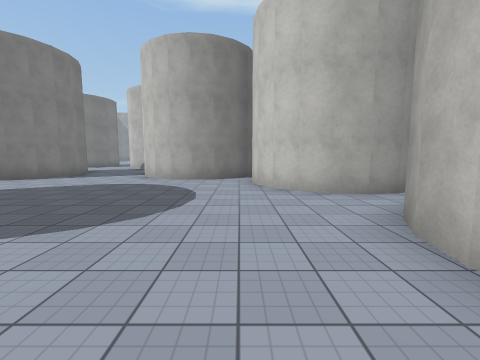
view 1 (above)

24 first-person views from a walk through a scene from a Unity 3-D project. The camera is 1.5 m above the floor, tilts 6° down and sees 90° across. The floor is counted in squares, 2 m on a side. Each view is taken from the middle of a square. On the plan, view 1 faces up. The plan holds only what a view shows up to about 9 squares ahead; the rest is blank. The place goes on beyond the plan. The player character is not drawn. Some surface patterns are stand-ins.

view 2
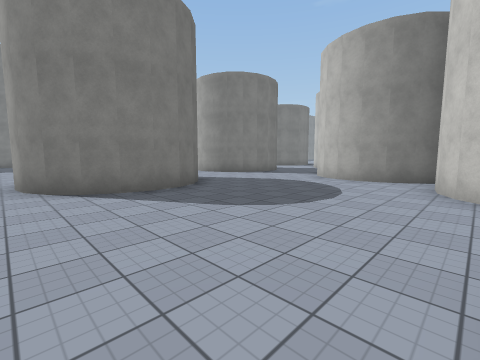

view 3
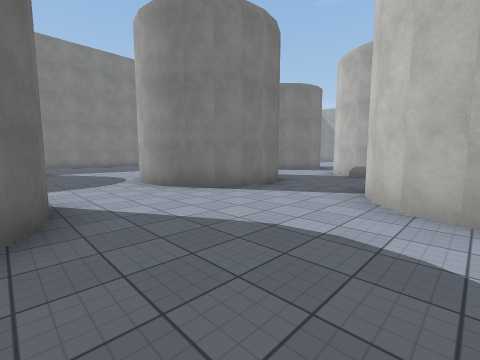

view 4
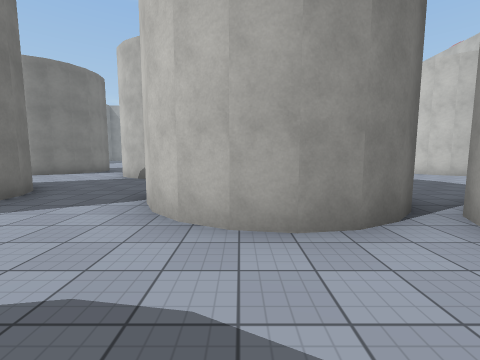

view 5
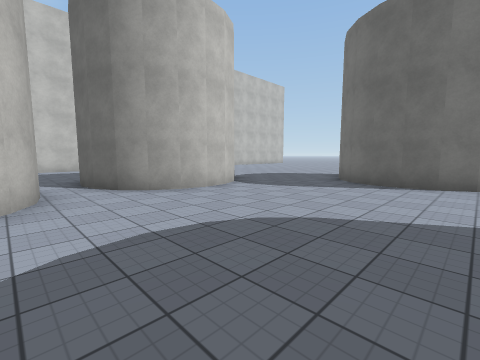

view 6
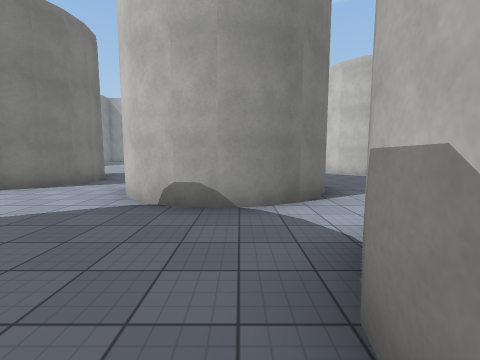

view 7
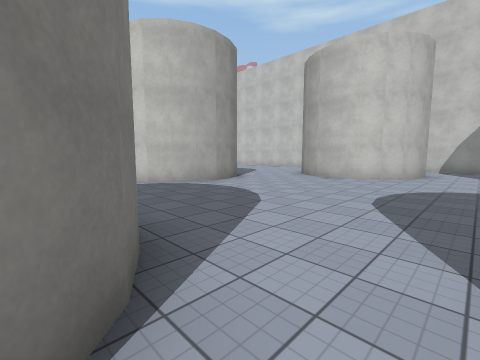

view 8
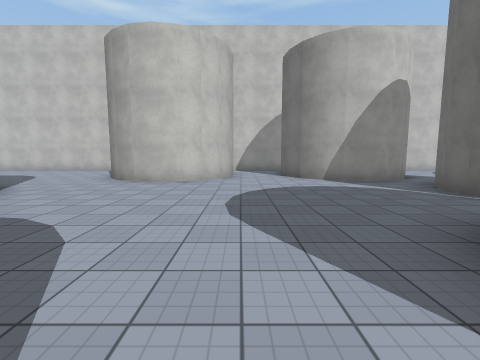

view 9
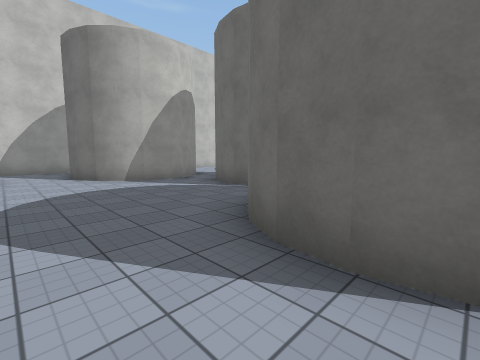

view 10
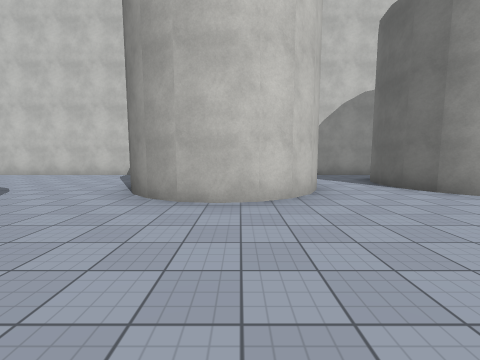

view 11
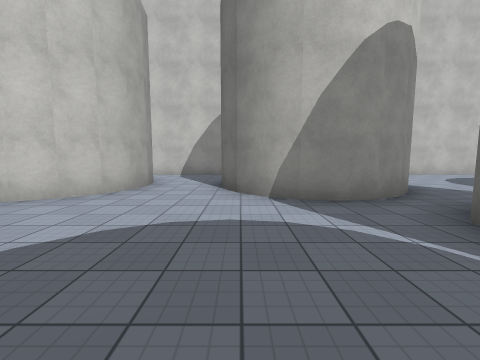

view 12
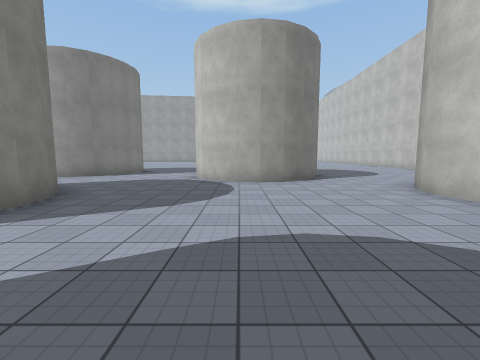

view 13
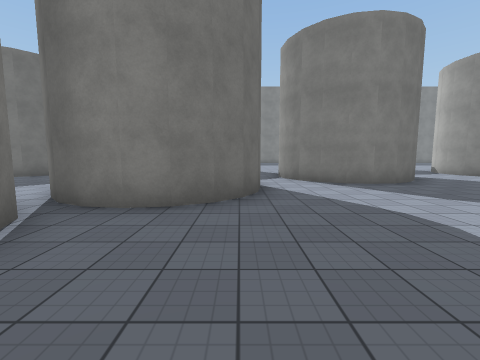

view 14
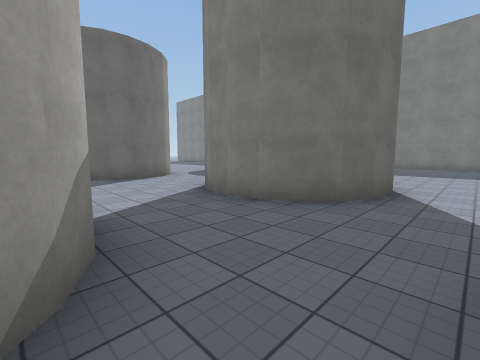

view 15
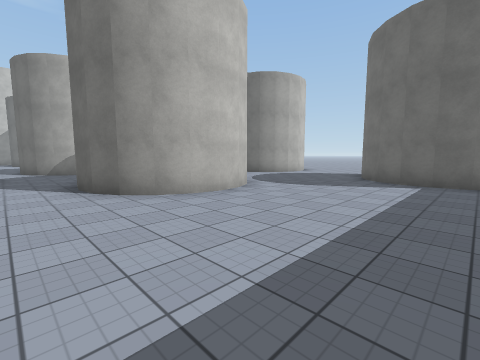

view 16
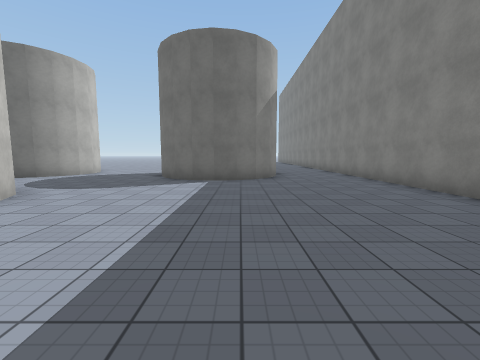

view 17
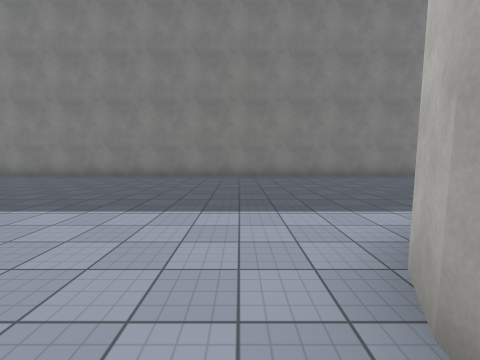

view 18
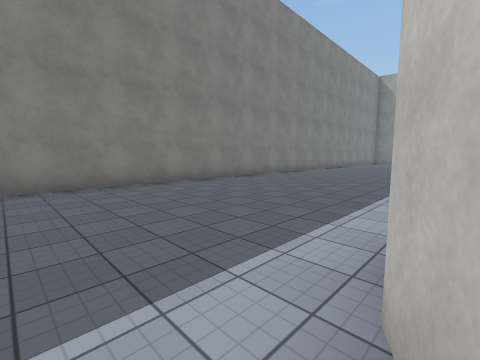

view 19
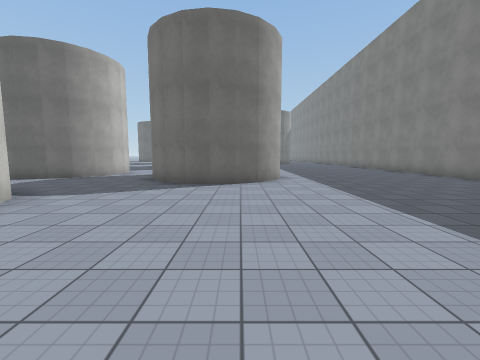

view 20
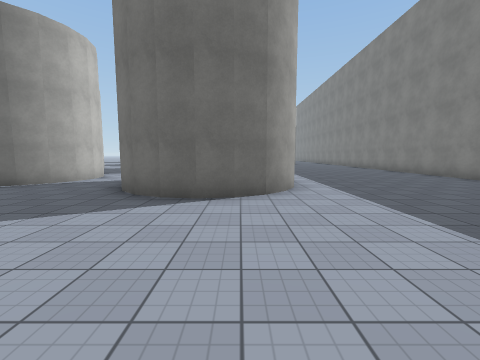

view 21
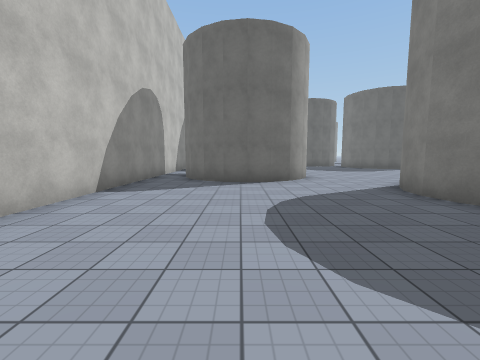

view 22
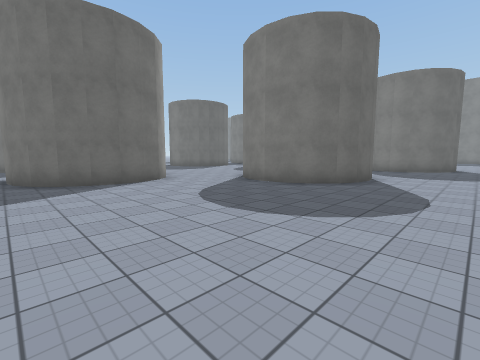

view 23
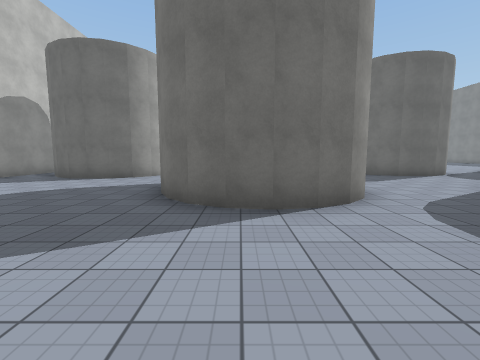

view 24
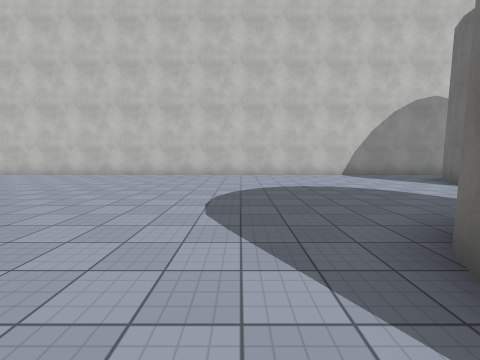

### Floor plan
Key: @ floor where view 1 was taken; # wall or solid block; . floor; T thing the floor can be seen under or through.
Columns run from 18 left of view 1 to 10 right of it. Each row starts with its distance up from view 1.
 32                             #
 31                            .#
 30                           ..#
 29                          ...#
 28                         ....#
 27                        .....#
 26                       ......#
 25                     ........#
 24    ..  .       .............#
 23   ........     .............#
 22  .........      ............#
 21 #..........     ..####......#
 20 #..........# ##...#  #......#
 19 #........... #....#  #......#
 18 #.................####......#
 17 #.....####..............###.#
 16 #.....#  #...###.......## ###
 15 #.....## #..## #.......#   ##
 14 #......###..#  #.......### .#
 13 #...........####............#
 12 #...........................#
 11 #..............####.....###.#
 10 #........###...#  #....##   #
  9 #.......## ##..#  T....##
  8 #.......## ##..##TTTT##.#
  7 #........###.......T   ...
  6 #..................#    ...
  5 #...##.............###   ...#
  4 #..####....###..............#
  3 #..    ...## ##.....### ....#
  2              ##.....#       #
  1             ##......#
  0           ........@.#
 -1                .......
 -2                ###....
 -3                  ##..

Where each view was taken, in squares from view 1:
view 1: 0 up, 0 right, facing up
view 2: 0 up, 1 right, facing up-left
view 3: 4 up, 2 left, facing up-left
view 4: 5 up, 2 left, facing up
view 5: 5 up, 3 left, facing down-right
view 6: 9 up, 4 left, facing up
view 7: 12 up, 3 left, facing up-right
view 8: 13 up, 2 left, facing right
view 9: 13 up, 2 left, facing down-right
view 10: 15 up, 1 right, facing right
view 11: 11 up, 1 right, facing right
view 12: 11 up, 1 right, facing up
view 13: 11 up, 4 right, facing left
view 14: 12 up, 3 left, facing down-left
view 15: 12 up, 14 left, facing down-right
view 16: 12 up, 14 left, facing down
view 17: 13 up, 10 left, facing left
view 18: 14 up, 12 left, facing up-left
view 19: 24 up, 11 left, facing down
view 20: 22 up, 11 left, facing down
view 21: 24 up, 7 right, facing down
view 22: 24 up, 9 right, facing down-left
view 23: 25 up, 2 right, facing down
view 24: 23 up, 1 right, facing right
